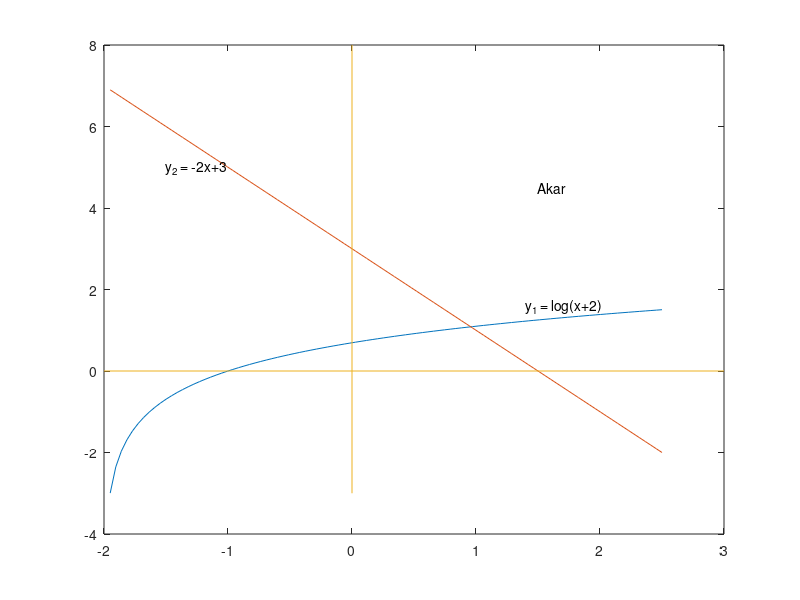

Recreate this plot in MATLAB.
%Plot Kurva
x = linspace(-1.95,2.5);
f1 = @(x) log(x+2);
f2 = @(x) -2*x+3;
y1 = f1(x);
y2 = f2(x);
plot(x,y1,x,y2)

%Menggambar sumbu x dan y
line([-2,3],[0,0]) %Sumbu X
line([0,0],[-3,8]) %Sumbu Y

%Annotation
text(1.4,1.6,'y_1 = log(x+2)')
text(-1.5,5.0,'y_2 = -2x+3')
text(1.5,4.5,'Akar')
